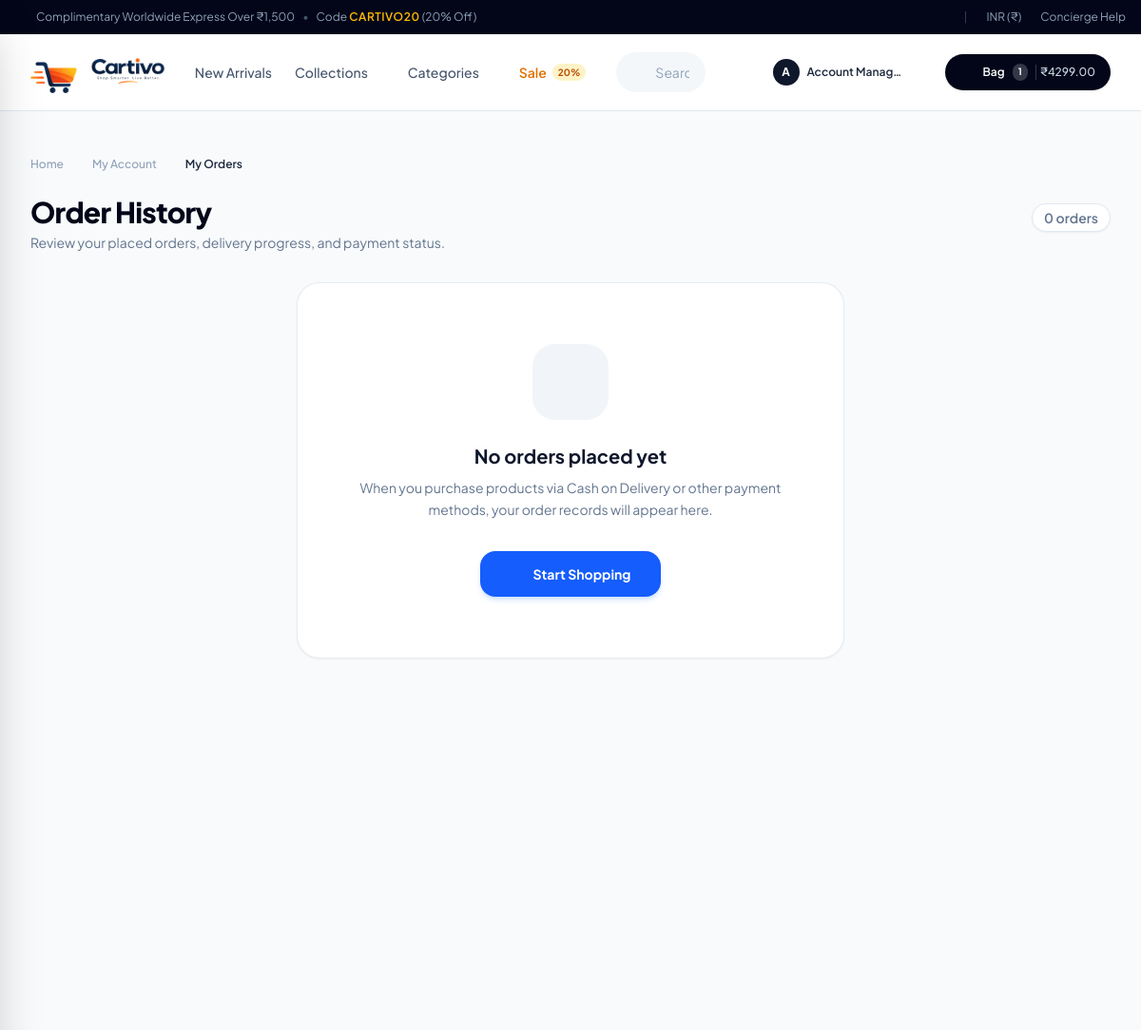
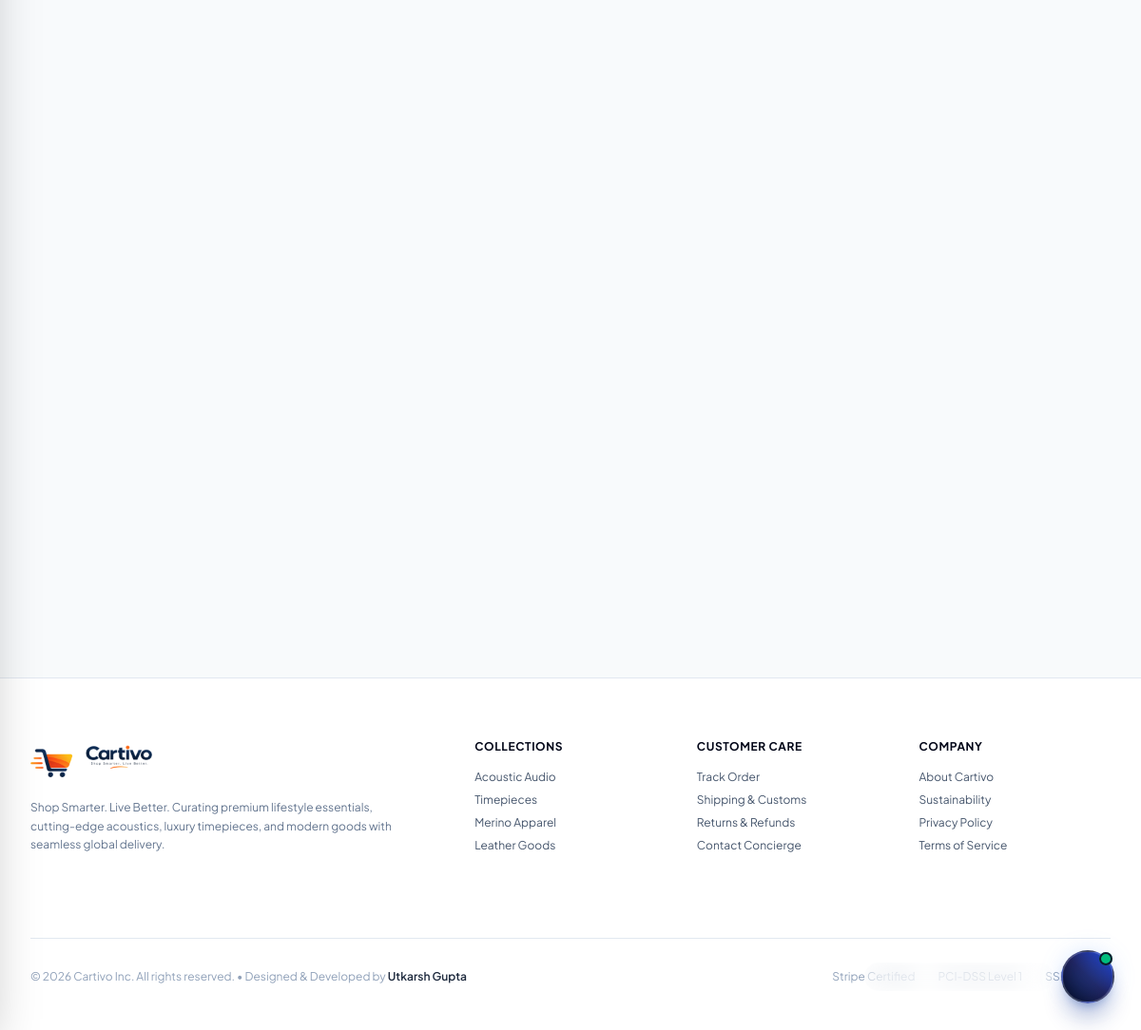
/orders/ (signed in), run on the app's committed database (2 pictures, top to bottom).
### apps/cms/models.py (models this page shows, shortened)
class NavbarItem(models.Model):
    title = models.CharField(max_length=100)
    url = models.CharField(
        max_length=255,
        default="#",
        help_text="Relative URL (e.g., '/products/') or absolute URL (e.g., 'https://...')"
    )
    parent = models.ForeignKey(
        'self',
        on_delete=models.CASCADE,
        null=True,
        blank=True,
        related_name='children',
        help_text="Leave blank for top-level navbar items. Select a parent to create a dropdown child item."
    )
    badge_text = models.CharField(
        max_length=30,
        blank=True,
        help_text="Optional highlight badge text, e.g. '20%', 'Hot', 'New'"
    )
    badge_color = models.CharField(
        max_length=30,
        blank=True,
        default="amber",
        help_text="Color identifier, e.g. 'amber', 'blue', 'rose', 'emerald'"
    )
    open_in_new_tab = models.BooleanField(default=False)
    is_active = models.BooleanField(default=True, db_index=True)
    display_order = models.PositiveIntegerField(default=0)
    created_at = models.DateTimeField(auto_now_add=True)
    updated_at = models.DateTimeField(auto_now=True)
    class Meta:
        verbose_name = 'Navbar Item'
        verbose_name_plural = 'Navbar Items'
        ordering = ['display_order', 'id']

### apps/orders/views.py (the view)
# urls.py: path('', views.order_list_view, name='order_list'),
@login_required(login_url='accounts:login')
def order_list_view(request):
    orders = Order.objects.filter(user=request.user).prefetch_related('items', 'checkpoints').order_by('-created_at')
    context = {
        'orders': orders,
        'total_orders': orders.count(),
    }
    return render(request, 'orders/order_list.html', context)

### apps/cart/context_processors.py (called while the page is built)
def cart_context(request):
    try:
        summary = CartService.get_cart_summary(request)
        return {
            'cart_item_count': summary['total_items'],
            'cart_total_price': f"{summary['total']:.2f}",
        }
    except Exception:
        return {
            'cart_item_count': 0,
            'cart_total_price': "0.00",
        }

### apps/cart/services.py (called while the page is built, shortened)
    @property
    def unit_price(self) -> Decimal:
        if self.variant:
            return self.variant.effective_price
        return self.product.effective_price

    @property
    def subtotal(self) -> Decimal:
        return self.unit_price * self.quantity

    @classmethod
    def get_or_create_user_cart(cls, user) -> Cart:
        cart, _ = Cart.objects.get_or_create(user=user, status='ACTIVE')
        return cart

    @classmethod
    def get_cart_items(cls, request) -> List[CartItemWrapper]:
        items: List[CartItemWrapper] = []
        if request.user.is_authenticated:
            cart = cls.get_or_create_user_cart(request.user)
            db_items = cart.items.select_related('product', 'variant', 'product__category').all()
            for db_item in db_items:
                items.append(CartItemWrapper(
                    key=str(db_item.id),
                    product=db_item.product,
                    variant=db_item.variant,
                    quantity=db_item.quantity,
                    db_item=db_item
                ))
        return items

    @classmethod
    def get_cart_summary(cls, request) -> Dict[str, Any]:
        items = cls.get_cart_items(request)
        total_items = sum(i.quantity for i in items)
        subtotal = sum((i.subtotal for i in items), Decimal('0.00'))
        shipping = Decimal('0.00')
        discount = Decimal('0.00')
        tax = Decimal('0.00')
        total = subtotal + shipping - discount + tax
        return {
            'items': items,
            'total_items': total_items,
            'subtotal': subtotal,
            'shipping': shipping,
            'discount': discount,
            'tax': tax,
            'total': total,
            'is_empty': len(items) == 0,
        }

### apps/catalog/models.py (called while the page is built)
    @property
    def effective_price(self):
        return self.price if self.price is not None else self.product.base_price

### apps/cms/models.py (called while the page is built)
    @property
    def effective_url(self):
        if self.custom_url:
            return self.custom_url
        if self.category:
            return self.category.get_absolute_url()
        return "/"

### templates/orders/order_list.html (shortened to what this page needs)
{% extends 'base.html' %}
{% load static %}
{% block content %}
<div class="bg-slate-50/60 min-h-screen py-8 sm:py-12">
    <div class="max-w-7xl mx-auto px-4 sm:px-6 lg:px-8">
        <nav class="flex items-center gap-2 text-xs font-medium text-slate-400 mb-6">
            <a href="/" class="hover:text-slate-800 transition-colors">Home</a>
            <i data-lucide="chevron-right" class="w-3.5 h-3.5"></i>
            <a href="{% url 'accounts:profile' %}" class="hover:text-slate-800 transition-colors">My Account</a>
            <i data-lucide="chevron-right" class="w-3.5 h-3.5"></i>
            <span class="text-slate-800 font-semibold">My Orders</span>
        </nav>
        <div class="flex items-baseline justify-between mb-8">
            <div>
                <h1 class="text-2xl sm:text-3xl font-extrabold text-slate-950 tracking-tight">Order History</h1>
                <p class="text-xs sm:text-sm text-slate-500 mt-1">Review your placed orders, delivery progress, and payment status.</p>
            </div>
            <span class="text-xs sm:text-sm font-semibold text-slate-500 bg-white px-3 py-1 rounded-full border border-slate-200 shadow-xs">
                {{ total_orders }} order{{ total_orders|pluralize }}
            </span>
        </div>
        {% if not orders %}
        <div class="bg-white rounded-3xl border border-slate-200/80 p-12 sm:p-16 text-center max-w-xl mx-auto shadow-xs">
            <div class="w-20 h-20 bg-slate-100 rounded-3xl flex items-center justify-center mx-auto mb-6 text-slate-400">
                <i data-lucide="package" class="w-10 h-10"></i>
            </div>
            <h2 class="text-xl font-bold text-slate-900 mb-2">No orders placed yet</h2>
            <p class="text-sm text-slate-500 mb-8 leading-relaxed">
                When you purchase products via Cash on Delivery or other payment methods, your order records will appear here.
            </p>
            <a href="{% url 'catalog:product_list' %}" class="inline-flex items-center gap-2 px-8 py-3.5 rounded-2xl bg-blue-600 hover:bg-blue-700 text-white font-bold text-sm shadow-md shadow-blue-500/20 transition-all hover:scale-[1.01] active:scale-[0.99]">
                <i data-lucide="compass" class="w-4 h-4"></i>
                <span>Start Shopping</span>
            </a>
        </div>
        {% endif %}
    </div>
</div>
{% endblock %}

### templates/components/header.html (shortened to what this page needs)
{% load static %}
<header class="sticky top-0 z-40 bg-white/95 backdrop-blur-md border-b border-slate-200 transition-all">
    <div class="max-w-7xl mx-auto px-4 sm:px-6 lg:px-8 h-16 sm:h-20 flex items-center justify-between gap-3 sm:gap-4">
        <div class="flex items-center gap-3 sm:gap-6 lg:gap-8">
            <a href="/" class="flex items-center group shrink-0">
                <img
                    src="{% static 'images/cartivo-horizontal.png' %}"
                    alt="Cartivo - Shop Smarter. Live Better."
                    class="h-8 sm:h-10 md:h-11 w-auto object-contain transition-transform group-hover:scale-[1.02]"
                >
            </a>
            <nav class="hidden lg:flex items-center gap-6 text-sm font-medium text-slate-600">
                {% for item in cms_navbar_items %}
                    {% if item.prefetched_active_children %}
                        <div class="relative group">
                            <a
                                href="{{ item.url }}"
                                class="hover:text-blue-600 transition-colors flex items-center gap-1 cursor-pointer py-2"
                            >
                                <span>{{ item.title }}</span>
                                <i data-lucide="chevron-down" class="w-3.5 h-3.5 text-slate-400 group-hover:text-blue-600 transition-transform duration-200 group-hover:rotate-180"></i>
                            </a>
                        </div>
                    {% else %}
                        <a
                            href="{{ item.url }}"
                            class="hover:text-blue-600 transition-colors flex items-center gap-1.5 {% if item.badge_text %}text-amber-600 font-semibold hover:text-amber-700{% endif %}"
                        >
                            <span>{{ item.title }}</span>
                            {% if item.badge_text %}
                            <span class="bg-amber-100 text-amber-700 text-[10px] font-bold px-1.5 py-0.5 rounded-full">{{ item.badge_text }}</span>
                            {% endif %}
                        </a>
                    {% endif %}
                {% endfor %}
            </nav>
        </div>
        <div class="hidden md:flex flex-1 max-w-xs lg:max-w-md mx-2 lg:mx-4">
            <div class="relative w-full">
                <i data-lucide="search" class="absolute left-3.5 top-1/2 -translate-y-1/2 w-4 h-4 text-slate-400"></i>
                <input
                    type="text"
                    placeholder="Search audio, watches, apparel, bags..."
                    class="w-full pl-10 pr-4 py-2 sm:py-2.5 bg-slate-100/80 hover:bg-slate-100 focus:bg-white text-xs sm:text-sm text-slate-800 placeholder-slate-400 rounded-full border border-transparent focus:border-blue-600 focus:ring-4 focus:ring-blue-500/15 outline-none transition-all"
                >
            </div>
        </div>
        <div class="flex items-center gap-1 sm:gap-3">
            <a href="{% url 'wishlist:wishlist_view' %}" class="relative p-2 text-slate-700 hover:text-slate-950 hover:bg-slate-100 rounded-full transition-colors" title="Wishlist">
            </a>
            {% if not request.user.is_authenticated %}
            <a href="{% url 'accounts:login' %}" class="hidden sm:flex items-center gap-1.5 px-3 py-1.5 text-xs font-semibold text-slate-700 hover:text-blue-600 hover:bg-slate-100 rounded-full transition-colors" title="Sign In">
                <i data-lucide="user" class="w-4 h-4"></i>
                <span>Login</span>
            </a>
            {% else %}
            <div class="relative hidden sm:block" id="account-dropdown-container">
                <button
                    id="account-dropdown-toggle"
                    type="button"
                    class="flex items-center gap-2 p-1 sm:px-2.5 sm:py-1 text-slate-700 hover:text-slate-950 hover:bg-slate-100 rounded-full transition-colors cursor-pointer border border-transparent hover:border-slate-200"
                    aria-expanded="false"
                    aria-haspopup="true"
                    title="Account Menu"
                >
                    <div class="w-7 h-7 rounded-full bg-slate-900 text-white font-bold text-xs flex items-center justify-center">
                        {{ request.user.first_name|default:request.user.username|slice:":1"|upper }}
                    </div>
                    <span class="hidden md:inline text-xs font-semibold max-w-[100px] truncate text-slate-800">
                        {{ request.user.first_name|default:request.user.username }}
                    </span>
                    <i data-lucide="chevron-down" class="w-3.5 h-3.5 text-slate-400"></i>
                </button>
            </div>
            {% endif %}
            <a href="/cart/" class="flex items-center gap-1.5 sm:gap-2 bg-slate-950 hover:bg-blue-600 text-white px-3 sm:px-4 py-2 sm:py-2.5 rounded-full text-xs font-semibold shadow-sm hover:shadow-md transition-all">
                <i data-lucide="shopping-bag" class="w-4 h-4"></i>
                <span class="hidden sm:inline">Bag</span>
                <span id="cart-badge" class="cart-badge-count bg-white/20 px-1.5 py-0.5 rounded-full text-[10px] font-bold">{{ cart_item_count|default:0 }}</span>
                <span id="cart-header-price" class="hidden lg:inline text-slate-300 font-medium pl-1 border-l border-white/20">₹{{ cart_total_price|default:"0.00" }}</span>
            </a>
        </div>
    </div>
</header>

### static/assistant/css/chat-widget.css (style rules this page uses)
:root { --assistant-primary: #2563eb; --assistant-primary-hover: #1d4ed8; --assistant-gradient: linear-gradient(135deg, #2563eb 0%, #4f46e5 100%); --assistant-bg: #ffffff; --assistant-text: #0f172a; --assistant-subtext: #64748b; --assistant-bubble-bot: #f1f5f9; --assistant-border: #e2e8f0; --assistant-shadow: 0 20px 35px -10px rgba(15, 23, 42, 0.25), 0 0 1px 1px rgba(15, 23, 42, 0.05); }

### data on the page
NavbarItem: title "New Arrivals"
NavbarItem: title "Collections"
NavbarItem: title "Categories"
NavbarItem: title "Sale", badge_text "20%"

### other printed values
{{ request.user.first_name|default:request.user.username|slice:":1"|upper }} "A"
{{ request.user.first_name|default:request.user.username }} "Account Manag…"
{{ cart_item_count|default:0 }} "1"
{{ cart_total_price|default:"0.00" }} "4299.00"
{{ total_orders }} "0"
